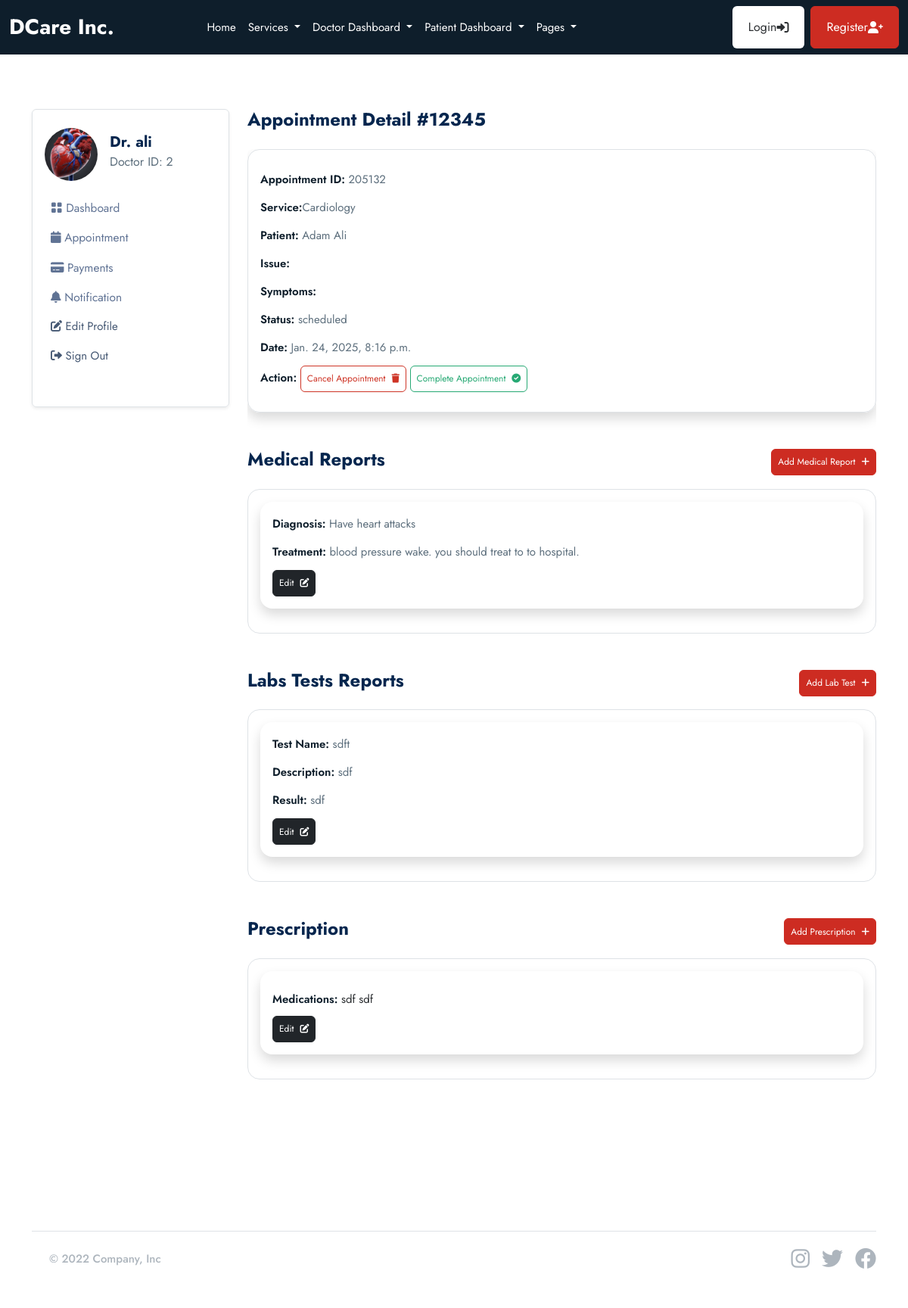
Page /doctor/appointments/205132/ (signed in) on the earlier database version.
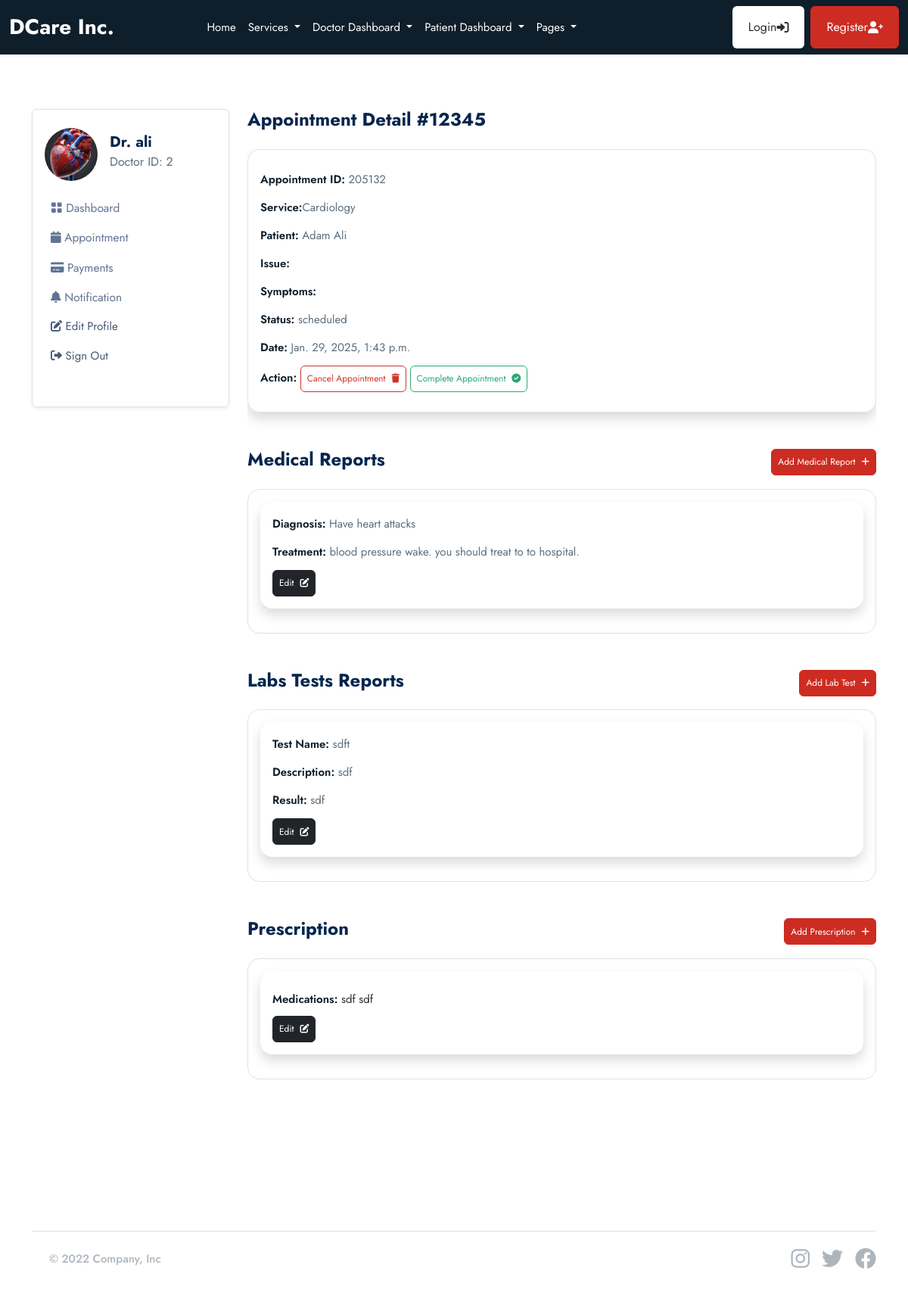
Same page on the later database version.
### base/models.py (models this page shows, shortened)
class Appointment(models.Model):
    STATUS = [
        ("scheduled","scheduled"),
        ("completed","completed"),
        ("pending","pending"),
        ("cancelled","cancelled"),
    ]
    service = models.ForeignKey(Service, on_delete= models.SET_NULL, null=True, blank=True,related_name="service_appointments")
    doctor = models.ForeignKey(doctor_models.Doctor,on_delete= models.SET_NULL, null=True, blank=True,related_name="doctor_appointments" )
    patient = models.ForeignKey(patient_models.Patient,on_delete= models.SET_NULL, null=True, blank=True,related_name="appointments_patient" )
    appointment_date = models.DateTimeField(null=True, blank=True)
    issues = models.TextField(blank=True,null=True)
    symptoms = models.TextField(blank=True,null=True)
    appointment_id =ShortUUIDField(length=6, max_length=8, alphabet="1234567890")
    status = models.CharField(max_length=120, choices=STATUS)

class Service(models.Model):
    image = models.FileField(upload_to="images", null=True, blank=True)
    name= models.CharField(max_length=100)
    desciription= models.TextField(blank=True, null=True)
    cost = models.DecimalField(max_digits=10, decimal_places=2)
    available_doctors= models.ManyToManyField(doctor_models.Doctor, blank=True)

### patient/models.py (models this page shows, shortened)
class Patient(models.Model):
    user = models.OneToOneField(userauths_models.User, on_delete=models.CASCADE)
    image = models.FileField(upload_to="images", null=True, blank=True)
    full_name = models.CharField(max_length=100, null=True, blank=True)
    email = models.CharField(max_length=100, null=True, blank=True)
    mobile = models.CharField(max_length=100, null=True, blank=True)
    adress = models.CharField(max_length=100, null=True, blank=True)
    gender = models.CharField(max_length=100, null=True, blank=True)
    dob = models.DateTimeField(default=timezone.now, null=True, blank=True)
    blood_group = models.CharField(max_length=100, null=True, blank=True)

### doctor/views.py (the view)
# urls.py: path("appointments/<appointment_id>/", views.appointment_detail, name="appointment_detail"),
@login_required
def appointment_detail(request,appointment_id):
    doctor = doctor_models.Doctor.objects.get(user=request.user)
    appointment = base_models.Appointment.objects.get(appointment_id=appointment_id, doctor=doctor)
    medical_records= base_models.MedicalRecord.objects.filter(appointment=appointment)
    lab_tests = base_models.LabTest.objects.filter(appointment=appointment)
    prescriptions = base_models.Prescription.objects.filter(appointment=appointment)
    context = {
        "appointment":appointment,
        "medical_records":medical_records,
        "lab_tests":lab_tests,
        "prescriptions":prescriptions
    }
    return render (request, "doctor/appointment_detail.html", context)

### templates/doctor/appointment_detail.html (shortened to what the changed rows need)
{% extends "partials/base.html"%} {% block content %}
<section class="pt-5 pb-5">
  <div class="container">
    <div class="row mt-0 mt-md-4">
      <div class="col-lg-9 col-md-8 col-12">
        <div class="card mb-4">
          <div class="shadow border p-3 mb-4 rounded-4">
            <p>
              <a>
                <p>
                  <span class="fw-semibold text-dark">Appointment ID:</span>
                  {{appointment.appointment_id}}
                </p>
                <p>
                  <span class="fw-semibold text-dark">Service:</span
                  >{{appointment.service.name}}
                </p>
                <p>
                  <span class="fw-semibold text-dark">Patient:</span>
                  {{appointment.patient.full_name}}
                </p>
                <p>
                  <span class="fw-semibold text-dark">Issue:</span>
                </p>
                <p>
                  <span class="fw-semibold text-dark">Symptoms:</span>
                </p>
                <p>
                  <span class="fw-semibold text-dark">Status:</span>
                  {{appointment.status}}
                </p>
                <p>
                  <span class="fw-semibold text-dark">Date:</span>
                  {{appointment.appointment_date}}
                </p>
                <p>
                  <span class="fw-semibold text-dark">Action:</span>
                  {% if appointment.status == "scheduled" %}
                  <a
                    href="{% url 'patient:cancel_appointment' appointment.appointment_id %}"
                    class="btn btn-outline-danger btn-sm"
                    >Cancel Appointment </a>
                  <a
                    href="{% url 'patient:complete_appointment' appointment.appointment_id %}"
                    class="btn btn-outline-success btn-sm"
                    >Complete Appointment
                  </a>
                  {% endif %}
                </p>
              </a>
            </p>
          </div>
        </div>
      </div>
    </div>
  </div>
</section>
{% endblock content %}

Differences in the rows shown:
changed Appointment "scheduled": appointment_date "Jan. 24, 2025, 8:16 p.m." → "Jan. 29, 2025, 1:43 p.m."
